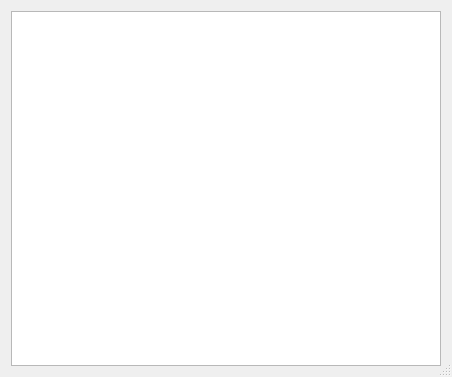
<?xml version="1.0" encoding="UTF-8"?>
<ui version="4.0">
 <class>ImageProcessingDialog</class>
 <widget class="QDialog" name="ImageProcessingDialog">
  <property name="geometry">
   <rect>
    <x>0</x>
    <y>0</y>
    <width>452</width>
    <height>377</height>
   </rect>
  </property>
  <property name="windowTitle">
   <string>Dialog</string>
  </property>
  <property name="sizeGripEnabled">
   <bool>true</bool>
  </property>
  <property name="modal">
   <bool>true</bool>
  </property>
  <layout class="QGridLayout" name="gridLayout">
   <item row="0" column="0" colspan="2">
    <widget class="QTableView" name="lstVariants">
     <property name="verticalScrollBarPolicy">
      <enum>Qt::ScrollBarAsNeeded</enum>
     </property>
     <property name="selectionMode">
      <enum>QAbstractItemView::SingleSelection</enum>
     </property>
     <property name="gridStyle">
      <enum>Qt::SolidLine</enum>
     </property>
     <attribute name="horizontalHeaderVisible">
      <bool>false</bool>
     </attribute>
     <attribute name="verticalHeaderVisible">
      <bool>false</bool>
     </attribute>
    </widget>
   </item>
  </layout>
 </widget>
 <resources/>
 <connections/>
</ui>
